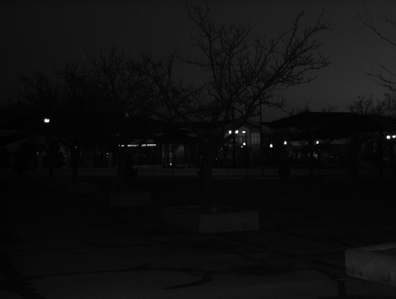
//> input picture Project 1/src/House_width_times4.bmp, 396 x 299 px
$ ./histogram   (built with g++ and OpenCV 4)
//> lines starting //> are read from the running program, lines starting //| are printed output that depends on the picture; after the words box and inside, x2 and y2 are one past the last pixel; in counts of white or black regions, pixels touching at a corner belong together
#include <opencv2/opencv.hpp>
#include <iostream>

using namespace cv;
using namespace std;


Mat drawHistogram(Mat hist) {
    int histSize = 256;
    int hist_w = 512, hist_h = 400;
    int bin_w = cvRound((double) hist_w / histSize);

    Mat histImage(hist_h, hist_w, CV_8UC1, Scalar(255));

    normalize(hist, hist, 0, histImage.rows, NORM_MINMAX, -1, Mat());

    for (int i = 1; i < histSize; i++) {
        line(histImage,
             Point(bin_w * (i - 1), hist_h - cvRound(hist.at<float>(i - 1))),
             Point(bin_w * (i), hist_h - cvRound(hist.at<float>(i))),
             Scalar(0), 2, 8, 0);
    }
    return histImage;
}

int main() {
    Mat image = imread("House_width_times4.bmp", IMREAD_GRAYSCALE);
//> image is the input picture: 299 rows x 396 cols, CV_8UC1; min 0, max 255, mean 14.8
    if (image.empty()) {
        cout << "Could not open or find the image!" << endl;
        return -1;
    }
    Mat negative;
    bitwise_not(image, negative);
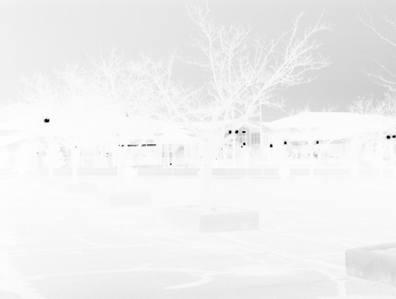
//> negative: 299 rows x 396 cols, CV_8UC1; min 0, max 255, mean 240.2

    int histSize = 256;
    float range[] = {0, 256};
    const float* histRange = {range};

    Mat histOriginal, histNegative;
    calcHist(&image, 1, 0, Mat(), histOriginal, 1, &histSize, &histRange, true, false);
//> histOriginal = 256 values, max 10552 at index 6, min 0 at index 66, mean 462.5
    calcHist(&negative, 1, 0, Mat(), histNegative, 1, &histSize, &histRange, true, false);
//> histNegative = 256 values, max 10552 at index 249, min 0 at index 2, mean 462.5

    Mat histImageOriginal = drawHistogram(histOriginal);
//> in drawHistogram, `normalize(hist, hist, 0, histImage.rows, NORM_MINMAX, -1, Mat());`: hist = 256 values, max 400 at index 6, min 0 at index 66, mean 17.53
//> after the loop in drawHistogram, `for (int i = 1; i < histSize; i++)`:
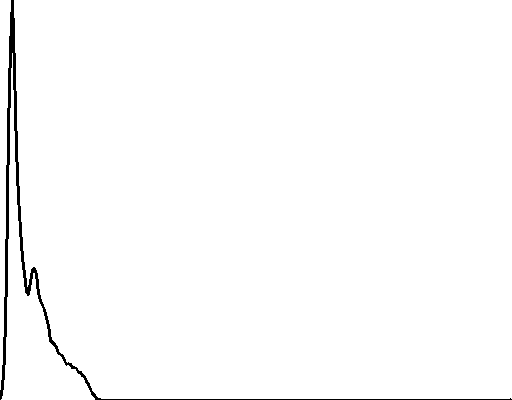
//> histImage: 400 rows x 512 cols, CV_8UC1; 98.6% white; 1 black region, box (x1, y1, x2, y2) and area: (0, 0, 512, 400) 2947
//> histOriginal has the same summary as hist in drawHistogram
    Mat histImageNegative = drawHistogram(histNegative);
//> in drawHistogram (call 2), `normalize(hist, hist, 0, histImage.rows, NORM_MINMAX, -1, Mat());`: hist = 256 values, max 400 at index 249, min 0 at index 2, mean 17.53
//> after the loop in drawHistogram (call 2), `for (int i = 1; i < histSize; i++)`:
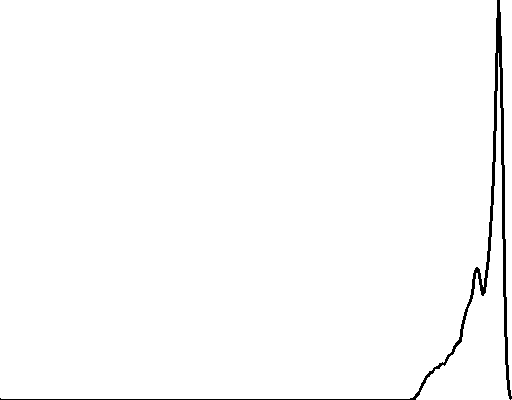
//> histImage: 400 rows x 512 cols, CV_8UC1; 98.6% white; 1 black region, box (x1, y1, x2, y2) and area: (0, 0, 512, 400) 2949
//> histNegative has the same summary as hist in drawHistogram

    imshow("Original Image", image);
    imshow("Negative Image", negative);
    imshow("Histogram - Original", histImageOriginal);
    imshow("Histogram - Negative", histImageNegative);

    waitKey(0);
    return 0;
}

$ run again, with Project 1/src/shapes2.1.bmp copied over Project 1/src/House_width_times4.bmp
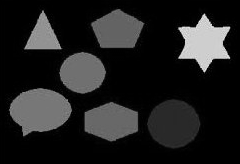
//> input picture Project 1/src/shapes2.1.bmp, 240 x 164 px
//> image is the input picture: 164 rows x 240 cols, CV_8UC1; min 0, max 238, mean 32.7
//> `calcHist(&image, 1, 0, Mat(), histOriginal, 1, &histSize, &histRange, ..`: histOriginal = 256 values, max 19257 at index 0, min 0 at index 176, mean 153.8
//> `calcHist(&negative, 1, 0, Mat(), histNegative, 1, &histSize, &histRang..`: histNegative = 256 values, max 19257 at index 255, min 0 at index 0, mean 153.8
//> hist = 256 values, max 400 at index 0, min 0 at index 176, mean 3.19
//> after the loop in drawHistogram, `for (int i = 1; i < histSize; i++)`:
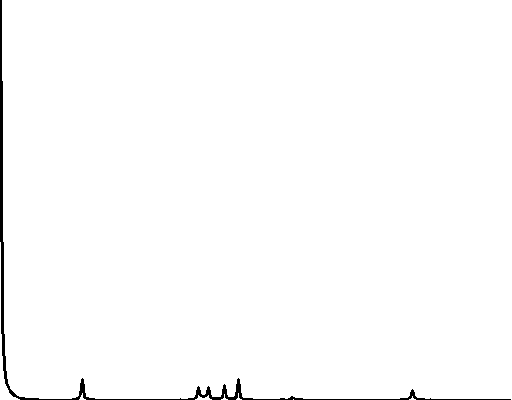
//> histImage: 400 rows x 512 cols, CV_8UC1; 99% white; 1 black region, box (x1, y1, x2, y2) and area: (0, 0, 511, 400) 2131
//> `Mat histImageOriginal = drawHistogram(histOriginal);`: histOriginal has the same summary as hist in drawHistogram
//> hist = 256 values, max 400 at index 255, min 0 at index 0, mean 3.19
//> after the loop in drawHistogram (call 2), `for (int i = 1; i < histSize; i++)`:
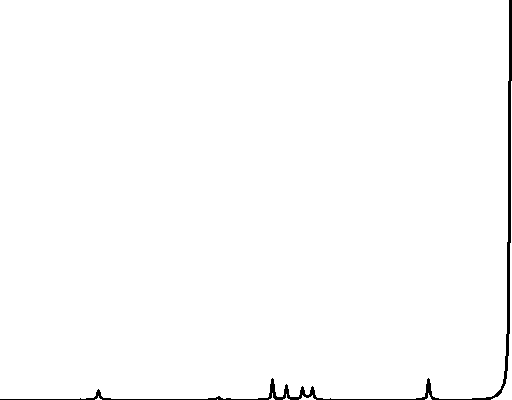
//> histImage: 400 rows x 512 cols, CV_8UC1; 98.9% white; 1 black region, box (x1, y1, x2, y2) and area: (0, 0, 512, 400) 2213
//> `Mat histImageNegative = drawHistogram(histNegative);`: histNegative has the same summary as hist in drawHistogram
